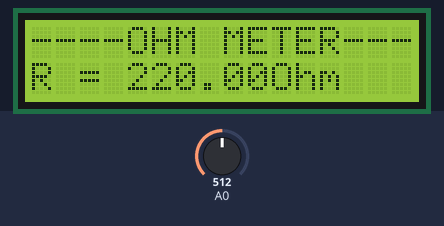
The sketch below on a simulated Arduino Uno, built with avr-gcc and run on an emulated ATmega328P. Parts: 16×2 character LCD. Inputs (shaded band) come from the test bench; at power-on: A0 = 512. What the sketch prints to the serial monitor is not drawn.

Above: at 3.6 s.
3.7 s: A0 set to 0
At 10.2 s:
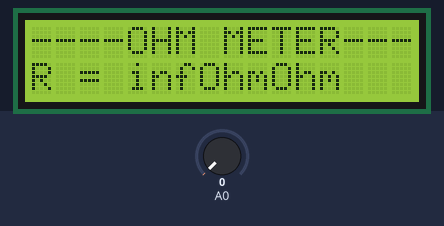
10.5 s: A0 set to 716
At 16.2 s:
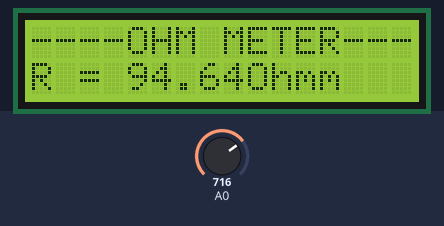
16.5 s: A0 set to 968
At 22.2 s:
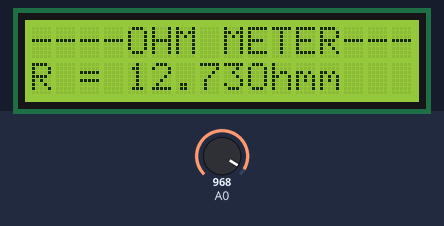
22.5 s: A0 set to 996
At 28.2 s:
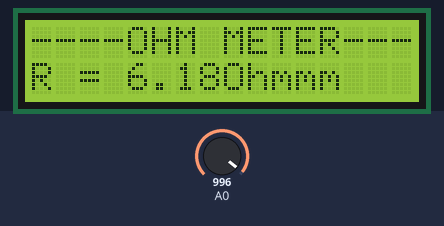
28.5 s: A0 set to 0
At 34.2 s:
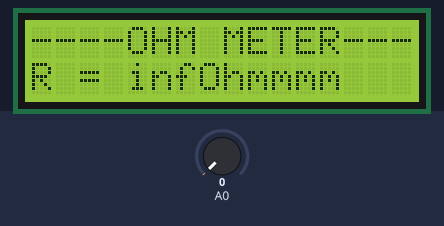
Timing chart, 0 to 35.5 s (numbered marks = the images above; inputs shaded):
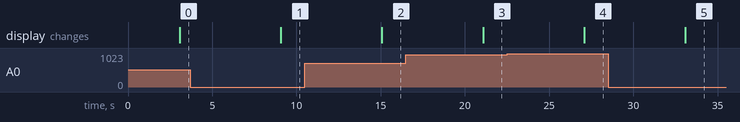

The sketch:

resistance_lcd.ino
```cpp
#include <LiquidCrystal.h>
LiquidCrystal lcd(12,11,5,4,3,2);//arduino pins connected to LCD
//Declarations
int V_out_q=0;
//V_out_q is the quantized voltage
float V_in = 5,V_out;
//V_in = V_cc
float R1=220,R2;
//R1 is known resistance
//R2 is unknown resistance

void setup()
{
//Get the result onto the serial monitor
lcd.begin(16,2);
lcd.setCursor(0,0);
lcd.print("----OHM METER---");
Serial.begin(9600);
}

void loop()
{
//V_0ut_q is an integer between 0 to 1023
V_out_q=analogRead(0);//reading from A0

//V_out is the actual voltage at the junction of R1 and R2
V_out = V_in*V_out_q/1024;

R2 = R1*((V_in)/(V_out)-1.0);
delay(3000);
Serial.println(R2);
lcd.setCursor(0,1);
lcd.print("R = ");
lcd.print(R2);
lcd.print("Ohm");

}
```

Measured:
- the behaviour switches between 979 and 980 on A0 (found by bisection; images 3 and 4)
- after the input at 3.7 s, the display: changes after 5.4 s (image 1)
- after the input at 10.5 s, the display: changes after 4.6 s (image 2)
- after the input at 16.5 s, the display: changes after 4.6 s (image 3)
- after the input at 22.5 s, the display: changes after 4.6 s (image 4)
- after the input at 28.5 s, the display: changes after 4.6 s (image 5)
